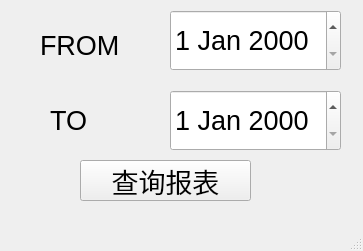
<?xml version="1.0" encoding="UTF-8"?>
<ui version="4.0">
 <class>selectDateWin</class>
 <widget class="QMainWindow" name="selectDateWin">
  <property name="geometry">
   <rect>
    <x>0</x>
    <y>0</y>
    <width>363</width>
    <height>251</height>
   </rect>
  </property>
  <property name="windowTitle">
   <string>MainWindow</string>
  </property>
  <widget class="QWidget" name="centralwidget">
   <widget class="QDateEdit" name="dateEdit">
    <property name="geometry">
     <rect>
      <x>170</x>
      <y>10</y>
      <width>171</width>
      <height>61</height>
     </rect>
    </property>
    <property name="font">
     <font>
      <pointsize>20</pointsize>
     </font>
    </property>
   </widget>
   <widget class="QLabel" name="label">
    <property name="geometry">
     <rect>
      <x>40</x>
      <y>20</y>
      <width>101</width>
      <height>51</height>
     </rect>
    </property>
    <property name="font">
     <font>
      <pointsize>20</pointsize>
     </font>
    </property>
    <property name="text">
     <string>FROM</string>
    </property>
   </widget>
   <widget class="QLabel" name="label_2">
    <property name="geometry">
     <rect>
      <x>50</x>
      <y>100</y>
      <width>51</width>
      <height>41</height>
     </rect>
    </property>
    <property name="font">
     <font>
      <pointsize>20</pointsize>
     </font>
    </property>
    <property name="text">
     <string>TO</string>
    </property>
   </widget>
   <widget class="QDateEdit" name="dateEdit_2">
    <property name="geometry">
     <rect>
      <x>170</x>
      <y>90</y>
      <width>171</width>
      <height>61</height>
     </rect>
    </property>
    <property name="font">
     <font>
      <pointsize>20</pointsize>
     </font>
    </property>
   </widget>
   <widget class="QPushButton" name="pushButton">
    <property name="geometry">
     <rect>
      <x>80</x>
      <y>160</y>
      <width>171</width>
      <height>41</height>
     </rect>
    </property>
    <property name="font">
     <font>
      <pointsize>20</pointsize>
     </font>
    </property>
    <property name="text">
     <string>查询报表</string>
    </property>
   </widget>
  </widget>
  <widget class="QMenuBar" name="menubar">
   <property name="geometry">
    <rect>
     <x>0</x>
     <y>0</y>
     <width>363</width>
     <height>23</height>
    </rect>
   </property>
  </widget>
  <widget class="QStatusBar" name="statusbar"/>
 </widget>
 <resources/>
 <connections/>
</ui>
